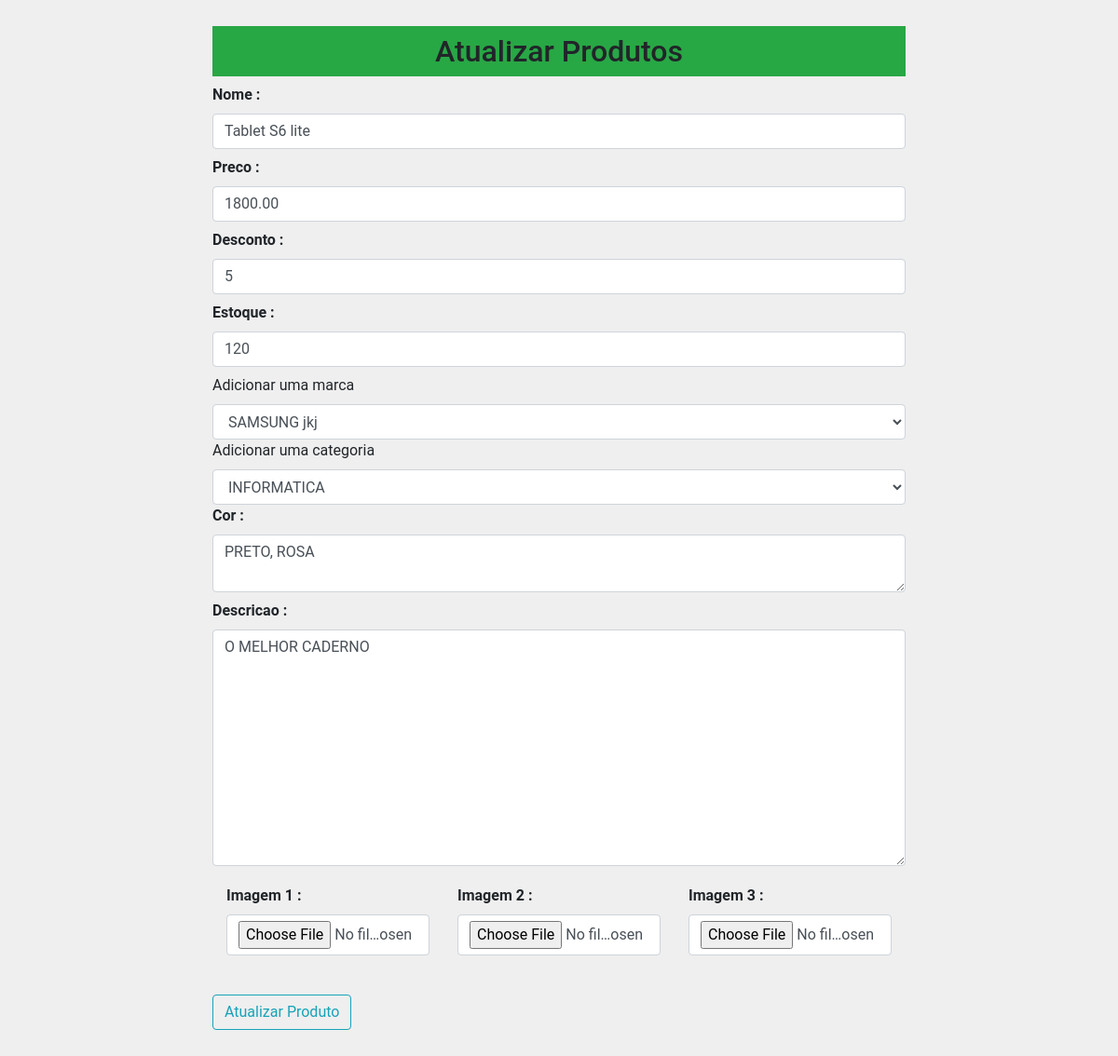
The page /updateproduto/1 on the database as committed earlier.
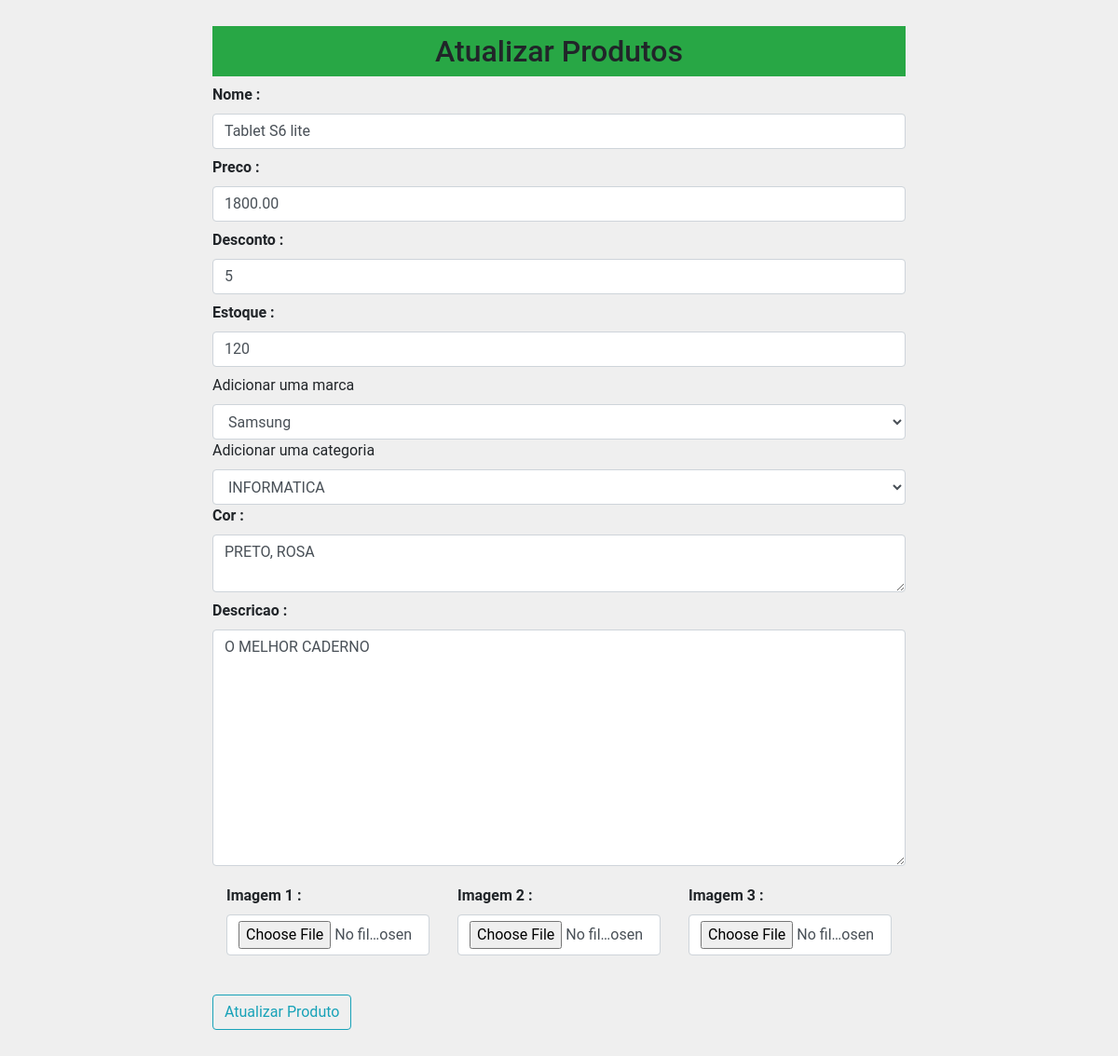
The same page on the database as committed later.
### loja/produtos/models.py (models this page shows)
class Marca(db.Model):
    id = db.Column(db.Integer, primary_key=True)
    name = db.Column(db.String(100), nullable=False,unique=True)

### loja/produtos/rotas.py (the view, shortened to what this page needs)
@app.route('/updateproduto/<int:id>', methods=['GET', 'POST'])
def updateproduto(id):
    marcas = Marca.query.all()
    categorias = Categoria.query.all()
    produto = Addproduto.query.get_or_404(id)
    marca = request.form.get('marca')
    categoria = request.form.get('categoria')
    form = Addprodutos(request.form)
    form.name.data = produto.name
    form.price.data = produto.price
    form.discount.data = produto.discount
    form.stock.data = produto.stock
    form.description.data = produto.description
    form.colors.data = produto.color
    return render_template('/produtos/updateproduto.html', title="Atualizar Categoria", form=form, marcas=marcas, categorias=categorias, produto=produto)

### loja/produtos/forms.py
class Addprodutos(Form):
    name = StringField('Nome :', [validators.DataRequired()])
    price = DecimalField('Preco :', [validators.DataRequired()])
    discount = IntegerField('Desconto :', [validators.DataRequired()])
    stock = IntegerField('Estoque :', [validators.DataRequired()])
    description = TextAreaField('Descricao :', [validators.DataRequired()])
    colors = TextAreaField('Cor :', [validators.DataRequired()])
    image_1 = FileField('Imagem 1 :', validators=[FileAllowed(['jpg', 'png', 'jpeg', 'gif'], 'Somente imagens.')])
    image_2 = FileField('Imagem 2 :', validators=[FileAllowed(['jpg', 'png', 'jpeg', 'gif'], 'Somente imagens.')])
    image_3 = FileField('Imagem 3 :', validators=[FileAllowed(['jpg', 'png', 'jpeg', 'gif'], 'Somente imagens.')])

### loja/templates/produtos/updateproduto.html (shortened to what this page needs)
{% extends 'layouts.html' %}
{% block content %}
<div class="container">
    <div class="row">
    <div class="col-md-2"></div>
    <div class="col-md-8 p-2">
        <h2 class="text-center bg-success p-2">Atualizar Produtos</h2>
        {% from "_formhelpers.html" import render_field %}
        <form action="" method="POST" enctype="multipart/form-data">
            {{ render_field(form.name, class="form-control", placeholder="Nome do Produto")}}
            {{ render_field(form.price, class="form-control", placeholder="Preço do Produto")}}
            {{ render_field(form.discount, class="form-control", placeholder="Desconto do Produto")}}
            {{ render_field(form.stock, class="form-control", placeholder="Estoque do Produto")}}
            <label for="marca">Adicionar uma marca</label>
            <select name="marca" id="marca" class="form-control" required>
                <option value="{{produto.marca_id}}">{{produto.marca.name}}</option>
            </select>
            <label for="categoria">Adicionar uma categoria</label>
            <select name="categoria" id="categoria" class="form-control" required>
                <option value="{{produto.categoria_id}}">{{produto.categoria.name}}</option>
            </select>
            {{ render_field(form.colors, class="form-control", placeholder="Cor do Produto")}}
            {{ render_field(form.description, class="form-control", placeholder="Descrição do Produto", rows="10")}}
            <div class="container">
                <div class="row">
                    <div class="col-md-4">{{ render_field(form.image_1, class="form-control")}}</div>
                    <div class="col-md-4">{{ render_field(form.image_2, class="form-control")}}</div>
                    <div class="col-md-4">{{ render_field(form.image_3, class="form-control")}}</div>
                </div>
            </div>
            <button type="submit" class="btn btn-outline-info mt-4 mb-5">Atualizar Produto</button>
        </form>
    </div>
    <div class="col-md-2"></div>
</div>
</div>
{% endblock content%}

Rows that differ between the two databases and show on the page:
changed Marca: marca "SAMSUNG jkj" → "Samsung"
